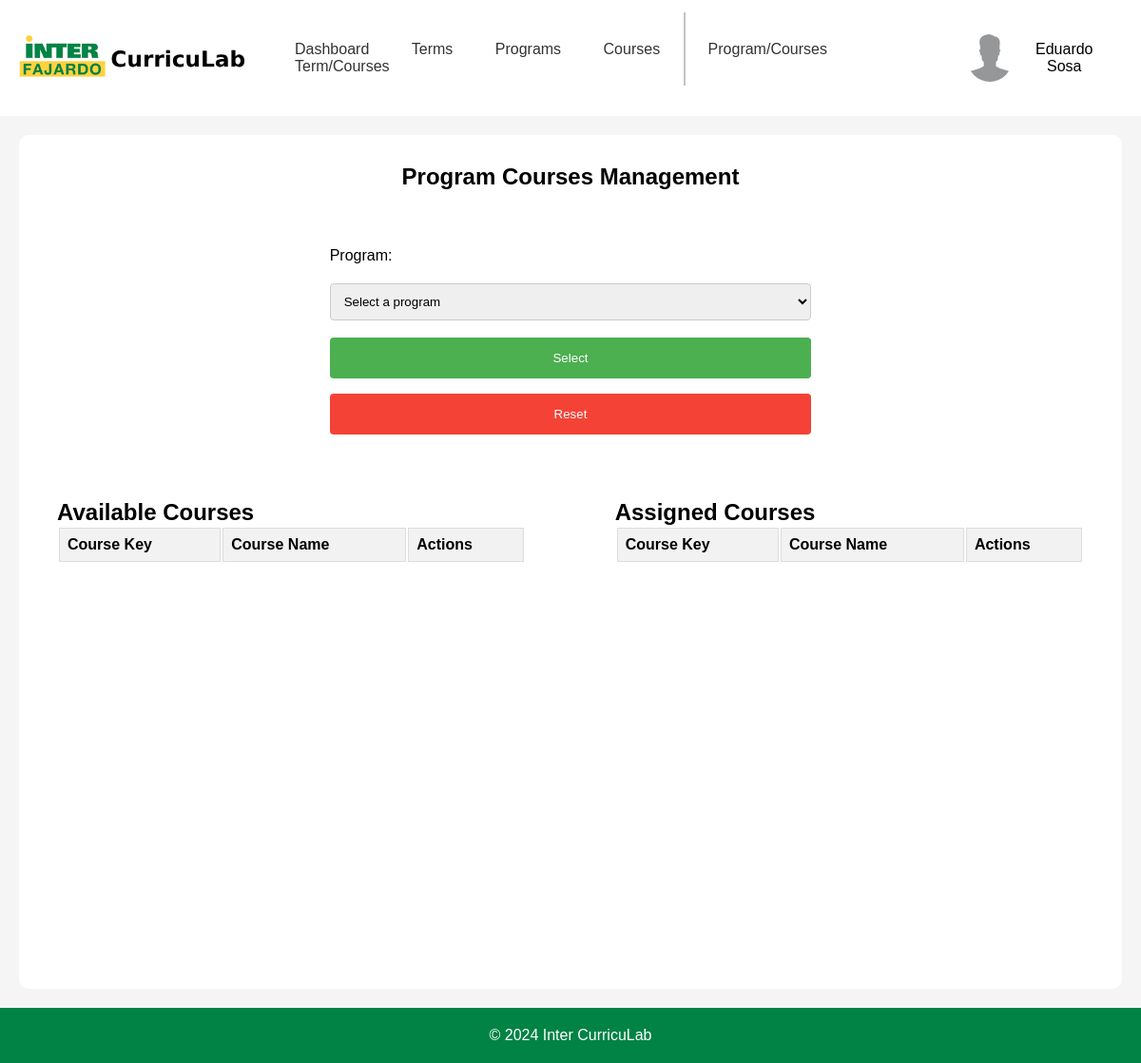
Before: /templates/adminPages/adminProgramCourses.php?program=TEST (signed in) with the older database file.
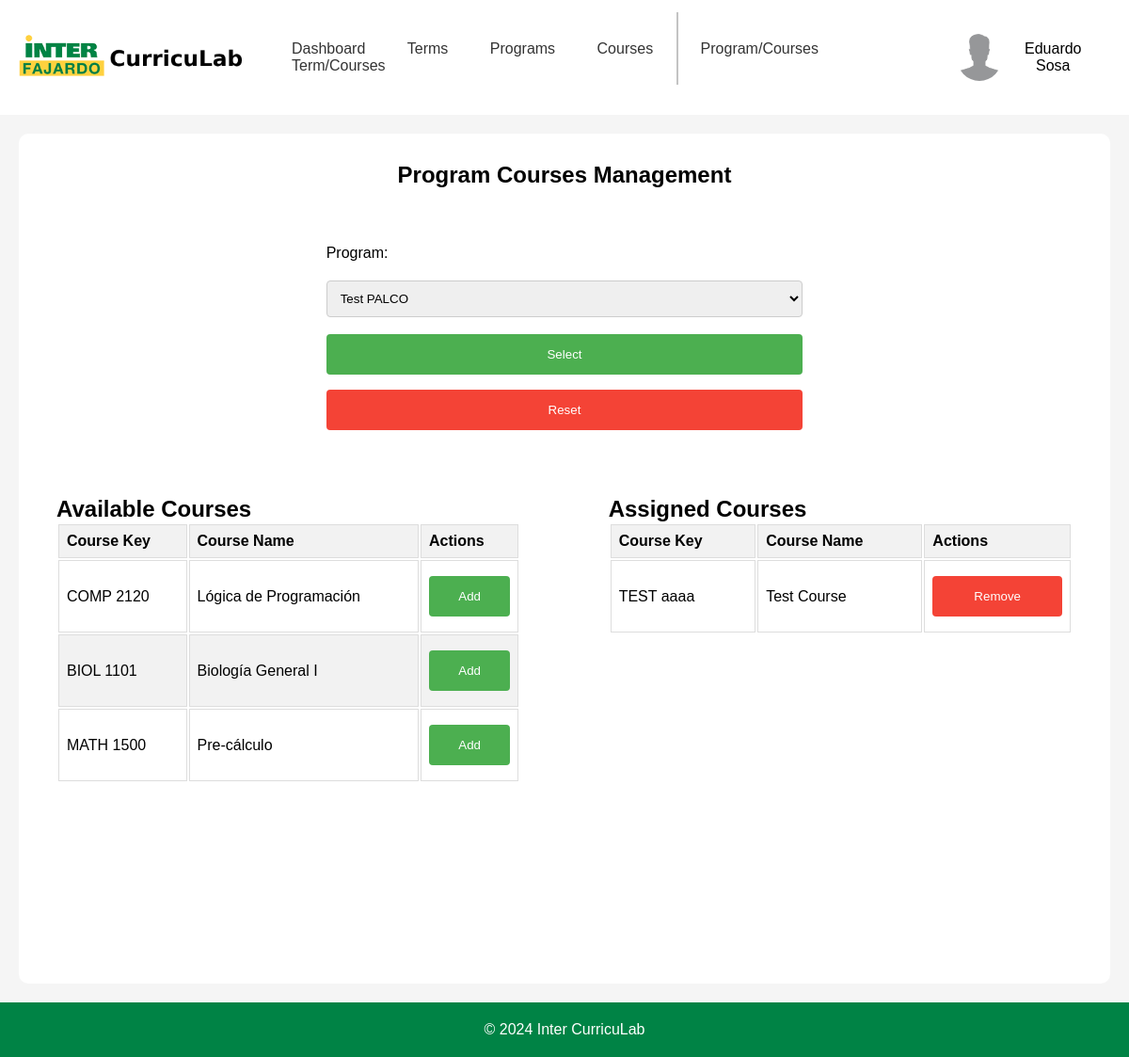
After: the same page with the newer database file.
### tables this page shows
CREATE TABLE "course" (
	"CourseID"	INTEGER NOT NULL UNIQUE,
	"CourseKey"	TEXT,
	"CourseName"	TEXT,
	"CompetencyKey"	TEXT,
	PRIMARY KEY("CourseID" AUTOINCREMENT),
	FOREIGN KEY("CompetencyKey") REFERENCES "competency"("CompetencyKey")
);

### templates/adminPages/adminProgramCourses.php (the view, shortened to what the changed rows need)
<?php
$config = require_once '../../backend/php/config.php';
if (!isset($_SESSION['email'])) {
    header('Location: ../index.php');
    exit();
} elseif ($_SESSION['accountType'] !== 'Admin' && $_SESSION['accountType'] !== 'Root' && $_SESSION['accountType'] !== 'Staff') {
    header('Location: ../staffPages/profPage.php');
    exit;
} else {
    if ($config['db']['type'] === 'sqlite') {
        $db = new SQLite3($config['db']['sqlite']['path']);
    } elseif ($config['db']['type'] === 'mysql') {
        $dsn = "mysql:host={$config['db']['mysql']['host']};dbname={$config['db']['mysql']['dbname']}";
        $db = new PDO($dsn, $config['db']['mysql']['username'], $config['db']['mysql']['password']);
    }
    cleanUpProgramCourses($db);
    $queryCourse = "SELECT * FROM course";
    $stmtCourse = $db->prepare($queryCourse);
    $resultCourse = $stmtCourse->execute();
    $courses = fetchAllRows($resultCourse);
    $queryProgram = "SELECT * FROM program";
    $stmtProgram = $db->prepare($queryProgram);
    $resultProgram = $stmtProgram->execute();
    $programs = fetchAllRows($resultProgram);
    $queryProgramCourse = "SELECT * FROM programCourses";
    $stmtProgramCourse = $db->prepare($queryProgramCourse);
    $resultProgramCourse = $stmtProgramCourse->execute();
    $programCourses = fetchAllRows($resultProgramCourse);
    $selectedProgramKey = $_GET['program'] ?? null;
    if ($selectedProgramKey) {
        $queryProgramCourses = "SELECT * FROM programCourses WHERE ProgramKey = :programKey";
        $stmtProgramCourses = $db->prepare($queryProgramCourses);
        $stmtProgramCourses->bindValue(':programKey', $selectedProgramKey, SQLITE3_TEXT);
        $resultProgramCourses = $stmtProgramCourses->execute();
        $programCourses = fetchAllRows($resultProgramCourses);
    } else {
        $programCourses = [];
    }
}
function fetchAllRows($result) {
    $rows = [];
    while ($row = $result->fetchArray(SQLITE3_ASSOC)) {
        $rows[] = $row;
    }
    return $rows;
}
function cleanUpProgramCourses($db) {
    $queryProgramCourses = "SELECT * FROM programCourses";
    $stmtProgramCourses = $db->prepare($queryProgramCourses);
    $resultProgramCourses = $stmtProgramCourses->execute();
    $programCourses = fetchAllRows($resultProgramCourses);
    foreach ($programCourses as $programCourse) {
        $queryProgram = "SELECT * FROM program WHERE ProgramKey = :programKey";
        $stmtProgram = $db->prepare($queryProgram);
        $stmtProgram->bindValue(':programKey', $programCourse['ProgramKey'], SQLITE3_TEXT);
        $resultProgram = $stmtProgram->execute();
    }
}
?>
<!DOCTYPE html>
<html lang="en">
<head>
    <link rel="stylesheet" href="../../static/css/headerFooter.css">
    <link rel="stylesheet" href="../../static/css/adminProgramCourses.css">
</head>
<body>
    <div id="container">
        <div class="container-upperBox">
            <div class="gridParent">
                <div class="programSelector">
                    <h2>Program Courses Management</h2>
                    <form id="programForm">
                        <label for="program">Program:</label>
                        <select id="program" name="program">
                            <option value="" selected hidden="hidden">Select a program</option>
                            <?php
                            foreach ($programs as $program) {
                                echo "<option value='" . htmlspecialchars($program['ProgramKey']) . "'";
                                if ($selectedProgramKey == $program['ProgramKey']) {
                                    echo " selected";
                                }
                                echo ">" . htmlspecialchars($program['ProgramName']) . "</option>";
                            }
                            ?>
                        </select>
                        <button id="programSelectorButton">Select</button>
                        <button id="resetButton">Reset</button>
                    </form>
                </div>
                <div class="coursesTable">
                    <h2>Available Courses</h2>
                    <table>
                        <thead>
                        <tr>
                            <th>Course Key</th>
                            <th>Course Name</th>
                            <th>Actions</th>
                        </tr>
                        </thead>
                        <?php
                        if (!$selectedProgramKey) {
                            echo '<tbody hidden="hidden">';
                        } else {
                            echo '<tbody>';
                        }
                        ?>
                        <?php
                        foreach ($courses as $course) {
                            $isCourseInProgram = false;
                            foreach ($programCourses as $programCourse) {
                                if ($programCourse['CourseKey'] == $course['CourseKey']) {
                                    $isCourseInProgram = true;
                                    break;
                                }
                            }
                            if (!$isCourseInProgram) {
                                echo '<tr>';
                                echo '<td>' . $course['CourseKey'] . '</td>';
                                echo '<td>' . $course['CourseName'] . '</td>';
                                ?>
                                <td>
                                    <form method="post" action="<?php echo $_SERVER['PHP_SELF']; ?>">
                                        <button type="submit" name="addCourse" class="addButton">Add</button>
                                    </form>
                                </td>
                                <?php
                                echo '</tr>';
                            }
                        }
                        ?>
                        </tbody>
                    </table>
                </div>
                <div class="addedCourses">
                    <h2>Assigned Courses</h2>
                    <table>
                        <thead>
                        <tr>
                            <th>Course Key</th>
                            <th>Course Name</th>
                            <th>Actions</th>
                        </tr>
                        </thead>
                        <tbody>
                        <?php
                        foreach ($courses as $course) {
                            $isCourseInProgram = false;
                            foreach ($programCourses as $programCourse) {
                                if ($programCourse['CourseKey'] == $course['CourseKey']) {
                                    $isCourseInProgram = true;
                                    break;
                                }
                            }
                            if ($isCourseInProgram) {
                                echo '<tr>';
                                echo '<td>' . $course['CourseKey'] . '</td>';
                                echo '<td>' . $course['CourseName'] . '</td>';
                                ?>
                                <td>
                                    <form method="post" action="<?php echo $_SERVER['PHP_SELF']; ?>">
                                        <button type="submit" name="removeCourse" class="removeButton">Remove</button>
                                    </form>
                                </td>
                                <?php
                                echo '</tr>';
                            }
                        }
                        ?>
                        </tbody>
                    </table>
                </div>
            </div>
        </div>
    </div>
</body>
</html>

Changed rows visible on the page:
added course: CourseKey "COMP 2120", CourseName "Lógica de Programación", shown under "Available Courses"
added course: CourseKey "BIOL 1101", CourseName "Biología General I", shown under "Available Courses"
added course: CourseKey "MATH 1500", CourseName "Pre-cálculo", shown under "Available Courses"
added course: CourseKey "TEST aaaa", CourseName "Test Course", shown under "Assigned Courses"
Other visible differences:
form field program: "Select a program" → "Test PALCO"
